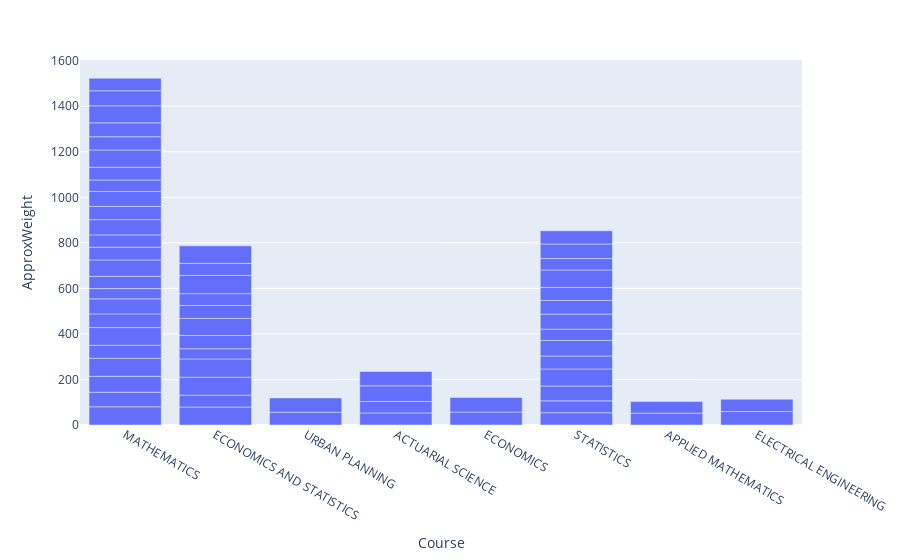

Notebook cell for this chart:
### Code cell
# Using plotly.express
import plotly.express as px
import pandas as pd
import plotly.express as px

df=pd.read_csv("students_data.csv")
fig = px.bar(df, x=df['Course'], y=df['ApproxWeight'])
fig.show()

### Figure 1 — Plotly figure (JSON) as saved in the notebook; plotly's stock layout.template omitted (floating-point values rounded to 4 significant figures)
{"data": [{"alignmentgroup": "True", "hovertemplate": "Course=%{x}<br>ApproxWeight=%{y}<extra></extra>", "legendgroup": "", "marker": {"color": "#636efa", "pattern": {"shape": ""}}, "name": "", "offsetgroup": "", "orientation": "v", "showlegend": false, "textposition": "auto", "type": "bar", "x": ["MATHEMATICS", "ECONOMICS AND STATISTICS", "MATHEMATICS", "ECONOMICS AND STATISTICS", "MATHEMATICS", "URBAN PLANNING", "MATHEMATICS", "MATHEMATICS", "ACTUARIAL SCIENCE", "ECONOMICS", "MATHEMATICS", "MATHEMATICS", "MATHEMATICS", "ECONOMICS AND STATISTICS", "ECONOMICS AND STATISTICS", "STATISTICS", "ECONOMICS AND STATISTICS", "APPLIED MATHEMATICS", "STATISTICS", "STATISTICS", "STATISTICS", "MATHEMATICS", "ACTUARIAL SCIENCE", "ELECTRICAL ENGINEERING", "MATHEMATICS", "STATISTICS", "MATHEMATICS", "MATHEMATICS", "ECONOMICS AND STATISTICS", "STATISTICS", "STATISTICS", "MATHEMATICS", "ECONOMICS AND STATISTICS", "MATHEMATICS", "ECONOMICS AND STATISTICS", "MATHEMATICS", "URBAN PLANNING", "MATHEMATICS", "MATHEMATICS", "ACTUARIAL SCIENCE", "ECONOMICS", "MATHEMATICS", "MATHEMATICS", "MATHEMATICS", "ECONOMICS AND STATISTICS", "ECONOMICS AND STATISTICS", "STATISTICS", "ECONOMICS AND STATISTICS", "APPLIED MATHEMATICS", "STATISTICS", "STATISTICS", "STATISTICS", "MATHEMATICS", "ACTUARIAL SCIENCE", "ELECTRICAL ENGINEERING", "MATHEMATICS", "STATISTICS", "MATHEMATICS", "MATHEMATICS", "ECONOMICS AND STATISTICS", "STATISTICS", "STATISTICS"], "xaxis": "x", "y": [80, 79, 64, 52, 70, 56, 79, 57, 53, 57, 78, 60, 66, 79, 80, 54, 45, 52, 52, 65, 75, 45, 50, 59, 54, 57, 72, 56, 58, 68, 50, 54, 75, 67, 57, 58, 63, 66, 50, 69, 64, 56, 76, 58, 52, 80, 66, 53, 51, 60, 57, 77, 61, 63, 54, 75, 50, 66, 55, 77, 64, 58], "yaxis": "y"}], "layout": {"autosize": true, "barmode": "relative", "legend": {"tracegroupgap": 0}, "margin": {"t": 60}, "xaxis": {"anchor": "y", "autorange": true, "domain": [0, 1], "range": [-0.5, 7.5], "title": {"text": "Course"}, "type": "category"}, "yaxis": {"anchor": "x", "autorange": true, "domain": [0, 1], "range": [0, 1603.0], "title": {"text": "ApproxWeight"}, "type": "linear"}}}
